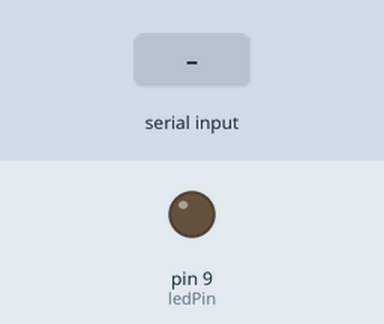
Recording of a sketch running on a simulated Arduino Uno, built with avr-gcc and run on an emulated ATmega328P. Shown: output pins drawn as LEDs (lit = HIGH). The test bench sets the inputs (shaded band).

Above: at 1.2 s.
1.3 s: "B" received over Serial
At 2.4 s:
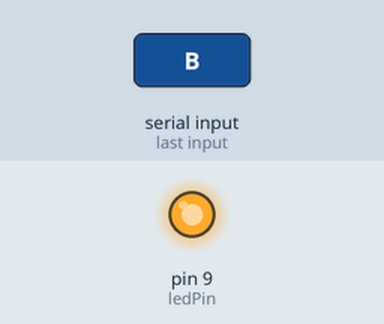
Timing chart, 0 to 4.8 s (numbered marks = the images above; inputs shaded):
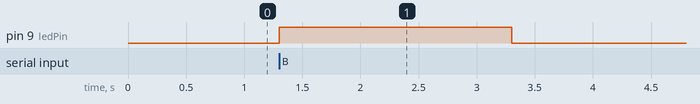

Measured:
- after the input at 1.3 s, pin 9 (ledPin): LOW → HIGH at once, → LOW 2.0 s later

The sketch:

blinking_light.ino
```cpp
const int ledPin = 9;

void setup() {
  pinMode(ledPin, OUTPUT);
  Serial.begin(9600);
}

void loop() {
  if (Serial.available() > 0) {
    char command = Serial.read();
    if (command == 'B') {
      turnOnLed();
    }
  }
}

void turnOnLed() {
  digitalWrite(ledPin, HIGH);
  delay(2000);
  digitalWrite(ledPin, LOW);
}
```
